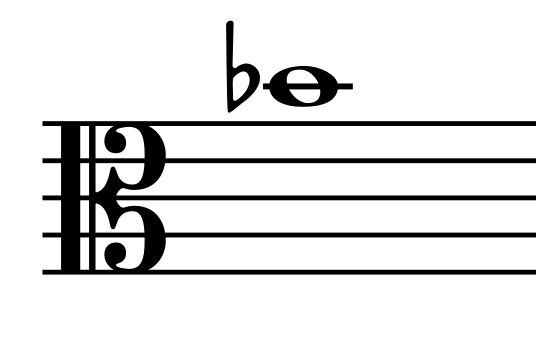
#> input picture Assets/Images/Brass/Bass Trombone/range_high.png, 536 x 348 px; its folder holds only this picture in this run
$ python normalize_images.py
#> lines starting #> are read from the running program, lines starting #| are printed output that depends on the picture; after the words box and inside, x2 and y2 are one past the last pixel; in counts of white or black regions, pixels touching at a corner belong together
"""
Normalises the instrument photos into one consistent set.

This pass makes every one of them the same kind of asset:

  * RGBA PNG, so alpha edges are anti-aliased instead of 1-bit
  * background keyed out on the JPEGs, flood-filled inward from the corners
  * cropped to the actual content, then centred on a uniform square canvas
  * capped at a sane resolution

Usage:
    python scripts/normalize_images.py --dry-run
    python scripts/normalize_images.py
    python scripts/normalize_images.py --canvas 768 --tolerance 40

Requires:
    pip install pillow numpy
"""

import argparse
import sys
import numpy as np
from pathlib import Path
from PIL import Image, ImageDraw, ImageFilter

PROJECT_ROOT = Path(__file__).resolve().parents[1]
IMAGES_DIR = PROJECT_ROOT / "Assets" / "Images"

DEFAULT_CANVAS = 512
DEFAULT_PADDING = 16
DEFAULT_TOLERANCE = 32

# Flood-fill marker. Verified absent from the source before use.
SENTINEL = (255, 0, 255)


def human(num_bytes):
    value = float(num_bytes)
    for unit in ("B", "KB", "MB"):
        if value < 1024.0 or unit == "MB":
            return f"{value:.0f} {unit}" if unit == "B" else f"{value:.1f} {unit}"
        value /= 1024.0


def has_real_alpha(image):
    """True if the image carries transparency that actually varies."""
    if image.mode == "RGBA":
        return image.getchannel("A").getextrema()[0] < 255
    return "transparency" in image.info


def trim_dark_frame(image, max_fraction=0.05):
    """
    Strips a thin dark border off a photo.
    """

    pixels = np.array(image.convert("RGB"))
    height, width = pixels.shape[:2]

    limit_y = max(1, int(height * max_fraction))
    limit_x = max(1, int(width * max_fraction))

    def is_dark(line):
        return line.size > 0 and line.mean() < 128

    top, bottom, left, right = 0, height, 0, width

    while top < limit_y and is_dark(pixels[top, left:right]):
        top += 1

    while height - bottom < limit_y and is_dark(pixels[bottom - 1, left:right]):
        bottom -= 1

    while left < limit_x and is_dark(pixels[top:bottom, left]):
        left += 1

    while width - right < limit_x and is_dark(pixels[top:bottom, right - 1]):
        right -= 1

    if (top, left, bottom, right) == (0, 0, height, width):
        return image

    return image.crop((left, top, right, bottom))


def key_once(image, tolerance):
    """One keying attempt at a fixed tolerance."""

    image = trim_dark_frame(image)

    rgb = image.convert("RGB")
    width, height = rgb.size

    source = np.array(rgb)

    marker = SENTINEL
    if np.any(np.all(source == marker, axis=-1)):
        marker = (254, 0, 254)  # collision, pick a neighbour

    # The Viola background runs from 254 down to 237 across the frame, so a single corner seed does
    # not describe it. Seeding all round the border lets each seed key its own neighbourhood.
    border = np.concatenate([source[0, :], source[height - 1, :], source[:, 0], source[:, width - 1]])
    reference = np.median(border, axis=0)

    step_x = max(1, width // 16)
    step_y = max(1, height // 16)

    seeds = []
    seeds += [(x, 0) for x in range(0, width, step_x)]
    seeds += [(x, height - 1) for x in range(0, width, step_x)]
    seeds += [(0, y) for y in range(0, height, step_y)]
    seeds += [(width - 1, y) for y in range(0, height, step_y)]

    work = rgb.copy()

    for x, y in seeds:
        pixel = source[y, x]

        # Only seed from pixels that actually look like the background, so a seed can never land on
        # the instrument and eat into it.
        if np.abs(pixel.astype(int) - reference).max() > tolerance:
            continue

        ImageDraw.floodfill(work, (x, y), marker, thresh=tolerance)

    filled = np.array(work)
    background = np.all(filled == marker, axis=-1)

    if not background.any():
        return image.convert("RGBA")

    alpha = np.where(background, 0, 255).astype("uint8")
    alpha_image = Image.fromarray(alpha, "L")

    # Erode by a pixel to eat the pale fringe the original matte leaves behind, then soften so the
    # cutout does not look stamped out.
    alpha_image = alpha_image.filter(ImageFilter.MinFilter(3))
    alpha_image = alpha_image.filter(ImageFilter.GaussianBlur(0.6))

    result = rgb.convert("RGBA")
    result.putalpha(alpha_image)

    return result


def key_out_background(image, tolerance, max_tolerance=96):
    """
    Keys out the background, raising the tolerance until the border is actually clear.
    """

    result = None
    attempt = tolerance

    while attempt <= max_tolerance:
        keyed = key_once(image, attempt)
        alpha = np.array(keyed.getchannel("A"))

        opaque = float((alpha > 0).mean())

        # Almost nothing left means the fill escaped through the subject; keep the previous result.
        if opaque < 0.10 and result is not None:
            break

        result = keyed

        border = np.concatenate([alpha[0, :], alpha[-1, :], alpha[:, 0], alpha[:, -1]])

        if float((border == 0).mean()) >= 0.99:
            break

        attempt += 8

    return result if result is not None else image.convert("RGBA")


def fit_to_canvas(image, canvas, padding):
    image = image.convert("RGBA")

    bbox = image.getbbox()
    if bbox:
        image = image.crop(bbox)

    inner = max(1, canvas - 2 * padding)
    scale = min(inner / image.width, inner / image.height)

    size = (max(1, round(image.width * scale)), max(1, round(image.height * scale)))
    image = image.resize(size, Image.LANCZOS)

    out = Image.new("RGBA", (canvas, canvas), (0, 0, 0, 0))
    out.paste(image, ((canvas - size[0]) // 2, (canvas - size[1]) // 2), image)

    return out


def main():
    parser = argparse.ArgumentParser(description="Normalise the instrument images.")
    parser.add_argument("--canvas", type=int, default=DEFAULT_CANVAS, help=f"Square canvas size (default {DEFAULT_CANVAS}).")
    parser.add_argument("--padding", type=int, default=DEFAULT_PADDING, help=f"Transparent margin (default {DEFAULT_PADDING}).")
    parser.add_argument("--tolerance", type=int, default=DEFAULT_TOLERANCE, help=f"Background keying tolerance (default {DEFAULT_TOLERANCE}).")
    parser.add_argument("--dry-run", action="store_true", help="Report what would change without writing.")
    args = parser.parse_args()

    if not IMAGES_DIR.is_dir():
        sys.exit(f"Image directory not found: {IMAGES_DIR}")

    sources = sorted(p for p in IMAGES_DIR.rglob("*") if p.suffix.lower() in (".png", ".jpg", ".jpeg"))

    if not sources:
        sys.exit(f"No images found under {IMAGES_DIR}")

    print(f"{len(sources)} images under {IMAGES_DIR.relative_to(PROJECT_ROOT)}")
    print()
    print(f"{'instrument':<24} {'before':<26} {'after':<20} {'keyed'}")
    print("-" * 82)

    before_total = 0
    after_total = 0
    keyed = 0

    for path in sources:
        instrument = path.parent.name
        size_before = path.stat().st_size
        before_total += size_before

        with Image.open(path) as opened:
#> opened is the input picture: PIL image 536x348 RGBA; mean R, G, B, A 224.9, 224.9, 224.9, 255
            opened.load()
            description = f"{opened.width}x{opened.height} {opened.mode} {human(size_before)}"
#> description = '536x348 RGBA 10.0 KB'
            needs_keying = not has_real_alpha(opened)
#> needs_keying = True
            image = opened.copy()

        if needs_keying:
            image = key_out_background(image, args.tolerance)
#> the loop in key_out_background, `while attempt <= max_tolerance:` made 9 passes
#> pass 1, in key_once, `filled = np.array(work)`:
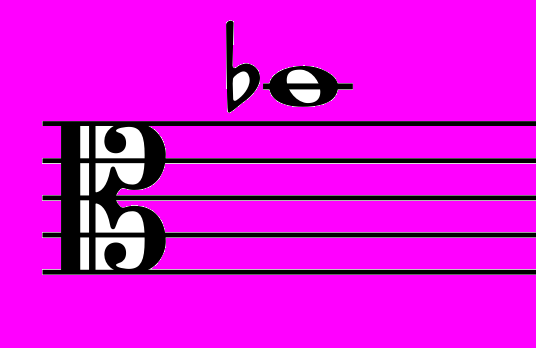
#> filled: shape (348, 536, 3); mean R, G, B 224.9, 11.5, 224.9
#> pass 1, in key_once, `background = np.all(filled == marker, axis=-1)`:
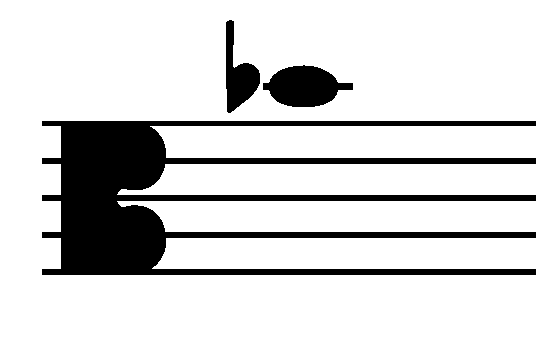
#> background: shape (348, 536) bool; 83.7% white; 3 black regions, box (x1, y1, x2, y2) and area: (42, 121, 536, 275) 26343, (263, 65, 353, 107) 2481, (226, 20, 260, 113) 1558
#> after the loop in key_out_background, `while attempt <= max_tolerance:`: attempt = 104
#> in key_out_background, `return result if result is not None else image.convert("RGBA")`:
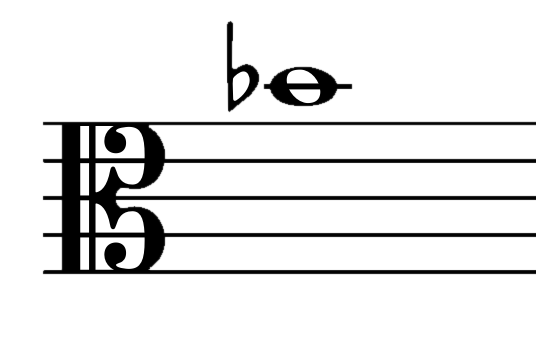
#> returned value: PIL image 536x348 RGBA; mean R, G, B, A 224.9, 224.9, 224.9, 34.4; transparent parts drawn white
            keyed += 1

        image = fit_to_canvas(image, args.canvas, args.padding)
#> in fit_to_canvas, `bbox = image.getbbox()`: bbox = (41, 19, 536, 276)
#> in fit_to_canvas, `image = image.crop(bbox)`:
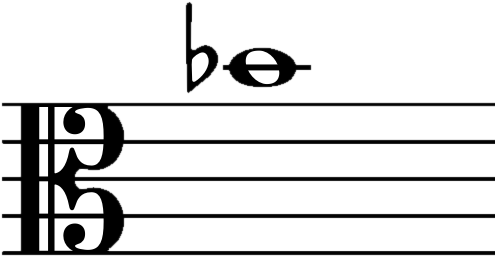
#> image: PIL image 495x257 RGBA; mean R, G, B, A 210.9, 210.9, 210.9, 50.4; transparent parts drawn white
#> in fit_to_canvas, `image = image.resize(size, Image.LANCZOS)`:
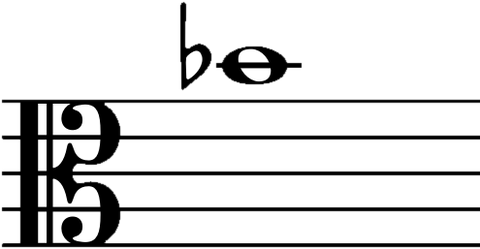
#> image: PIL image 480x249 RGBA; mean R, G, B, A 19.6, 19.6, 19.6, 50.4; transparent parts drawn white
#> in fit_to_canvas, `out = Image.new("RGBA", (canvas, canvas), (0, 0, 0, 0))`: out: PIL image 512x512 RGBA; every value is 0
#> in fit_to_canvas, `out.paste(image, ((canvas - size[0]) // 2, (canvas - size[1]) // 2), i..`:
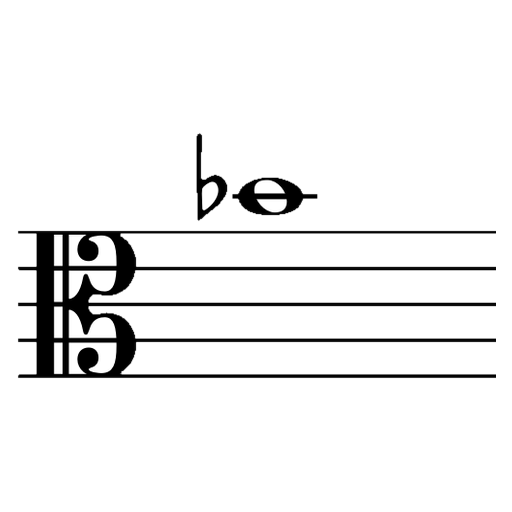
#> out: PIL image 512x512 RGBA; mean R, G, B, A 5.8, 5.8, 5.8, 21.7; transparent parts drawn white

        destination = path.with_name("instrument.png")

        if args.dry_run:
            print(f"{instrument:<24} {description:<26} {'(dry run)':<20} {'yes' if needs_keying else ''}")
            continue

        image.save(destination, "PNG", optimize=True)

        # The JPEGs become PNGs; drop the originals so the folder holds exactly one image.
        if path != destination:
            path.unlink()

#> (the run stopped early here; a loop or call above may not have finished)

$ run again, on Assets/Images/Brass/Bass Trombone/range_low.png
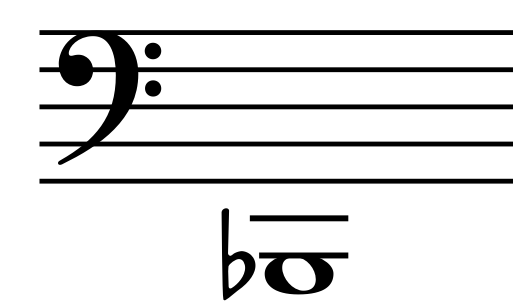
#> input picture Assets/Images/Brass/Bass Trombone/range_low.png, 513 x 308 px
#> in main, opened is the input picture: PIL image 513x308 RGBA; mean R, G, B, A 225.4, 225.4, 225.4, 255
#> needs_keying = True
#> the loop in key_out_background, `while attempt <= max_tolerance:` made 9 passes
#> opaque on passes 1 to 8: 0.181, 0.18, 0.18, 0.18, 0.18, 0.18, 0.18, 0.18
#> pass 1, in key_once, `background = np.all(filled == marker, axis=-1)`:
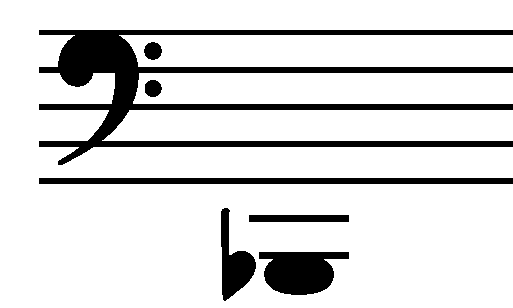
#> background: shape (308, 513) bool; 85.3% white; 7 black regions, largest, box (x1, y1, x2, y2) and area: (39, 30, 513, 165) 14914, (39, 178, 513, 184) 2844, (259, 252, 349, 295) 2783
#> after the loop in key_out_background, `while attempt <= max_tolerance:`: attempt = 104
#> bbox = (38, 29, 513, 301)
#> in fit_to_canvas, `out.paste(image, ((canvas - size[0]) // 2, (canvas - size[1]) // 2), i..`:
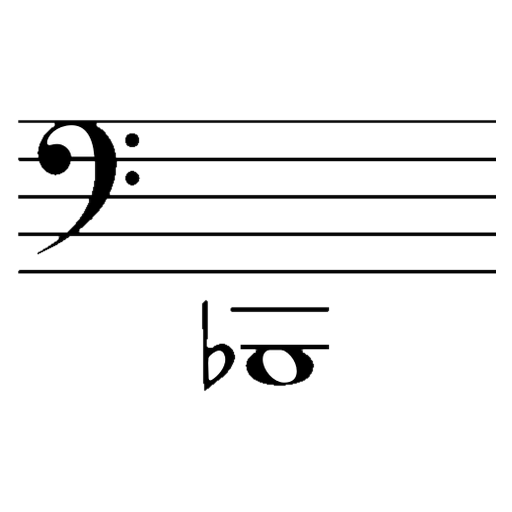
#> out: PIL image 512x512 RGBA; mean R, G, B, A 2.5, 2.5, 2.5, 15.6; transparent parts drawn white
